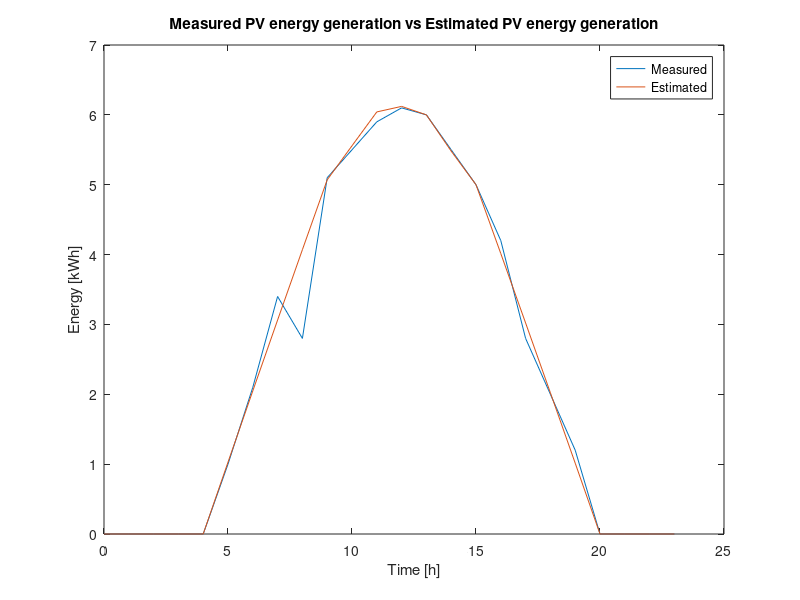

Here is the MATLAB script that generated this plot:
% TODO
% - Enllaç a referencia article científic Osterwald
% - Separar en 3 seccions, (i) lectura de dades (ii) càlcul de prediccions
% (iii) visualització

clear
clc
close all


% This script shows an example of a comparison between the measured and
% estimated energy generation from a photovoltaic system over a 24-hour 
% period. The estimation is performed using the Osterwald equation, which
% takes into account irradiance and temperature variations to predict the
% PV generation output. 
%
% The script is organized as follows:
%
%   Part 1. DATA INITIALIZATION
%       This section defines the measured PV energy generation as well as
%       measured irradiance and temperature. Parameters for Osterwald
%       equation are also defined.
%
%   Part 2. ESTIMATION AND COMPARISON
%       This section calculates the estimated PV energy generation using the 
%       irradiance and temperature data with the Osterwald equation. A
%       comparison plot is generated to visualize the accuracy of the
%       model.

%% -------------- Part 1 Data Initialization --------
% Measured energy generation from PV system (in kWh) over 24 hours
PV_energy_generation = [0 0 0 0 0 1 2.1 3.4 2.8 5.1 5.5 5.9 6.1 6 5.5 5 4.2 2.8 2 1.2 0 0 0 0]';

% Measured irradiance (kW/m^2) and temperature (°C) over the same period
measured_irradiance_G = [0 0 0 0 0 1 2 3 4 5 5.5 6 6.1 6 5.5 5 4 3 2 1 0 0 0 0]';
measured_temperature = [17 17 17 16 16 17 18 19 20 21 22 23 24 25 26 25 24 23 22 21 20 19 18 17]';

% Parameter definitions for the Osterwald equation
Gref = 1;           % Reference irradiance (kW/m^2)
coef = -0.35/100;   % Temperature coefficient (percent per degree Celsius)
Tref = 25;          % Reference temperature (°C)
Pref = 1;           % Reference power (kW)

%% -------------- Part 2 Estimation and comparison --------
% Initialize estimated PV power generation array
PV_estimated_power_generation = zeros(24, 1);

% Loop through the data to calculate estimated power generation at each time step
for i = 1:length(PV_energy_generation)
    PV_estimated_power_generation(i) = Pref * (measured_irradiance_G(i) / Gref) * ...
        (1 + coef * (measured_temperature(i) - Tref));
end

% Convert power (kW) to energy (kWh) using a delta time of 1 hour
delta_T = 1; % Time interval for conversion (in hours)
PV_estimated_energy_generation = PV_estimated_power_generation * delta_T;

% --- Measured VS estimated PV energy generation ---
t = 0:1:23;
plot(t, PV_energy_generation, t, PV_estimated_energy_generation)
title("Measured PV energy generation vs Estimated PV energy generation")
ylabel("Energy [kWh]")
xlabel("Time [h]")
legend("Measured", "Estimated")